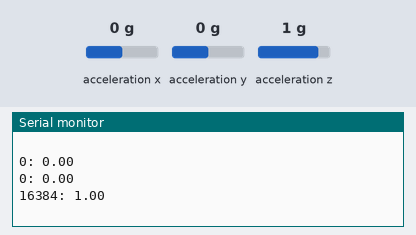
A sketch run on a simulated Arduino Uno, built with avr-gcc and run on an emulated ATmega328P. Shown: the last lines printed to the serial monitor. Wiring (inferred from the names in the program): MPU-6050 motion sensor at I2C address 0x68. Inputs (shaded band) come from the test bench; at power-on: acceleration x 0 g, acceleration y 0 g, acceleration z 1 g.

Above: at 1.8 s.
1.9 s: acceleration x set to -1.4 g
3.4 s: acceleration y set to -0.8 g
At 4.7 s:
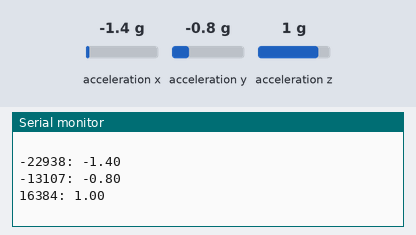
4.9 s: acceleration z set to 0.8 g
At 5.8 s:
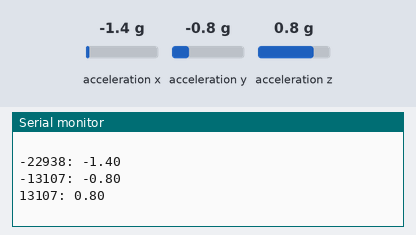
Timing chart, 0 to 7.9 s (numbered marks = the images above; inputs shaded):
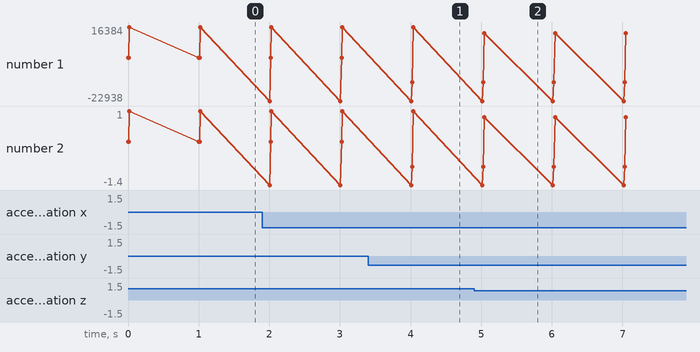

The sketch:

mpu6050.ino
```cpp
#include <Wire.h>

const int8_t MPU_I2C_ADDR = 0x68; // address of the MPU-6050 device

const int8_t ACCEL_CONFIG = 0x1C; // Accelerometer Configuration
const int8_t ACCEL_XOUT_H = 0x3B; // Accelerometer Measurements
const int8_t PWR_MGMT_1   = 0x6B; // Power Management 1 register address

// accelerometer full scale modes
const int8_t AFS_SEL_2G   = 0x00;
const int8_t AFS_SEL_4G   = 0x08;
const int8_t AFS_SEL_8G   = 0x10;
const int8_t AFS_SEL_16G  = 0x18;

float to_g_force;

void setup() {
  // initialize the Wire library
  Wire.begin();

  // wake up the mpu-6050 unit
  Wire.beginTransmission(MPU_I2C_ADDR);
  Wire.write(PWR_MGMT_1);
  Wire.write(0);
  Wire.endTransmission();

  // select the accelerometer full scale
  int8_t afs_sel = AFS_SEL_2G;

  // set the accelerometer full scale
  Wire.beginTransmission(MPU_I2C_ADDR);
  Wire.write(ACCEL_CONFIG);
  Wire.write(afs_sel);
  Wire.endTransmission();

  // set the acceleration conversion factor
  to_g_force = 1. / (16384 >> (afs_sel >> 3 & 0x03));

  // initialize the serial port
  Serial.begin(9600);
}

void loop() {
  // point to the first accelerometer register
  Wire.beginTransmission(MPU_I2C_ADDR);
  Wire.write(ACCEL_XOUT_H);
  Wire.endTransmission();

  // read six bytes of data
  Wire.requestFrom(MPU_I2C_ADDR, 6);

  // the most significant byte is transmitted first!
  int16_t accel_x = Wire.read() << 8 | Wire.read();
  int16_t accel_y = Wire.read() << 8 | Wire.read();
  int16_t accel_z = Wire.read() << 8 | Wire.read();

  // convert accelerometer readings to g-force values
  float accel_x_g = accel_x * to_g_force;
  float accel_y_g = accel_y * to_g_force;
  float accel_z_g = accel_z * to_g_force;

  // print the acceleration values
  Serial.println(String(accel_x) + ": " + accel_x_g);
  Serial.println(String(accel_y) + ": " + accel_y_g);
  Serial.println(String(accel_z) + ": " + accel_z_g);
  Serial.println(" ");

  // wait some time before the next acquisition
  delay(1000);
}
```

Measured:
- after the input at 3.4 s, the serial monitor: prints a new line after 0.63 s (image 1)
- after the input at 4.9 s, the serial monitor: prints a new line after 0.14 s (image 2)
- plotted number 1: 16384 → 13107 after the input at 4.9 s
- plotted number 2: 1 → 0.8 after the input at 4.9 s
